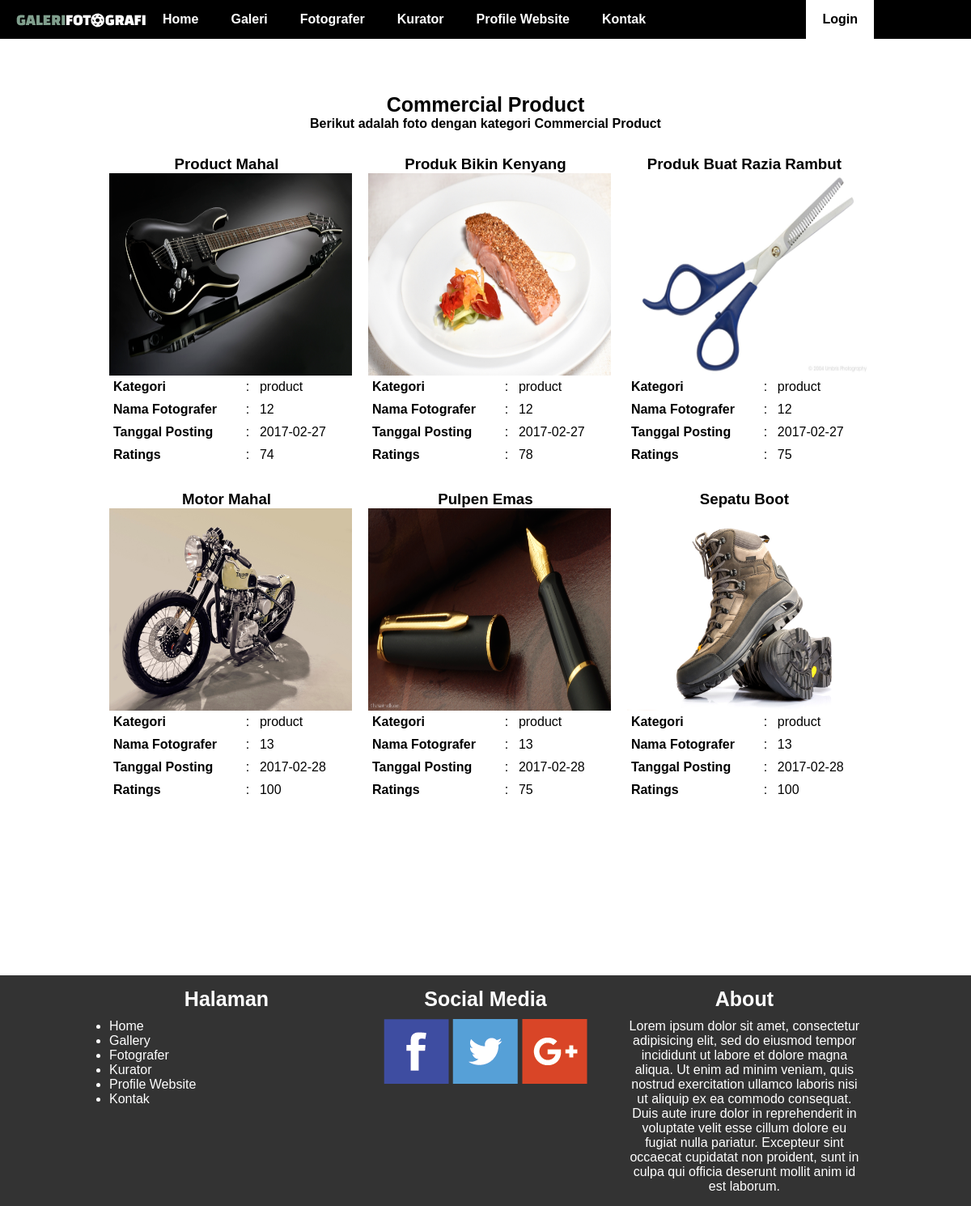
The page /?page=photoProduct on the database its author committed.
### tables this page shows
CREATE TABLE `tb_photo` (
  `id` int(11) NOT NULL,
  `title` varchar(25) NOT NULL,
  `photo` varchar(50) NOT NULL,
  `category` enum('product','people','sport','') DEFAULT NULL,
  `date` date NOT NULL,
  `descPhoto` text NOT NULL,
  `id_user` int(11) NOT NULL,
  `ratings` int(11) DEFAULT NULL
);

### page/photoProduct.php (the view, shortened to what this page needs)
<?php require_once "header.php";
require_once "core/connection.php";
$product_query = "SELECT * FROM tb_photo WHERE category ='product' && ratings >= 74 ";
$product_result = $conn->query($product_query);
?>
<section id="gallery">
  <div class="container">
    <div class="row area" style="padding-top:100px;">
        <div class="col-12">
          <h1 class="master-title">Commercial Product</h1>
          <p class="main-title-desc"><b>Berikut adalah foto dengan kategori Commercial Product</b></p>
        </div>
        <?php
        if($product_result->num_rows > 0){
        while($product = $product_result->fetch_assoc()){
        ?>
        <div class="col-4">
          <h3 class="titlePhoto"><a href="?page=photo&action=view&id=<?= $product['id'];?>"><?= $product['title']; ?></a></h3>
          <a href="?page=photo&action=view&id=<?= $product['id'];?>"><img src="asset/img/<?= $product['photo']; ?>" class="box-photo" style="margin: auto; display:block;"></a>
          <table>
            <tr>
              <td><b>Kategori</b></td>
              <td>:</td>
              <td><?= $product['category']; ?></td>
            </tr>
            <tr>
              <td><b>Nama Fotografer</b></td>
              <td>:</td>
              <td><?= $product['id_user']; ?></td>
            </tr>
            <tr>
              <td><b>Tanggal Posting</b></td>
              <td>:</td>
              <td><?= $product['date']; ?></td>
            </tr>
            <tr>
              <td><b>Ratings</b></td>
              <td>:</td>
              <td><?= $product['ratings']; ?></td>
            </tr>
          </table>
        </div>
        <?php } }?>
      </div>
  </div>
</section>
<?php require_once "footer.php"; ?>

### asset/style.css (style rules this page uses)
* { margin: 0px; padding: 0px; box-sizing : border-box; font-family: Helvetica; }
.container { width: 80%; margin: auto; }
.row { content: ''; clear: both; display: table; }
[class*="col-"] { padding: 15px; float: left; }
.col-4 { width: 33.33%; }
.col-12 { width: 100%; }
.master-title { font-size: 25px; text-align: center; }
.area { padding-top: 200px; }
.main-title-desc { text-align: center; }
.titlePhoto { text-align: center; }
.box-photo { width: 300px; height: 250px; }
table { border-collapse: collapse; width: 100%; }
td, th { padding: 5px; }

### page/photoProduct.php (style rules this page uses)
a { text-decoration: none; color: #000; }

### rows shown on the page
tb_photo: title "Product Mahal", photo (picture), category "product", id_user "12", date "2017-02-27", ratings "74"
tb_photo: title "Produk Bikin Kenyang", photo (picture), category "product", id_user "12", date "2017-02-27", ratings "78"
tb_photo: title "Produk Buat Razia Rambut", photo (picture), category "product", id_user "12", date "2017-02-27", ratings "75"
tb_photo: title "Motor Mahal", photo (picture), category "product", id_user "13", date "2017-02-28", ratings "100"
tb_photo: title "Pulpen Emas", photo (picture), category "product", id_user "13", date "2017-02-28", ratings "75"
tb_photo: title "Sepatu Boot", photo (picture), category "product", id_user "13", date "2017-02-28", ratings "100"
